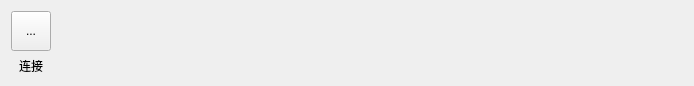
<?xml version="1.0" encoding="UTF-8"?>
<ui version="4.0">
 <class>HscCurveCompareAction</class>
 <widget class="QWidget" name="HscCurveCompareAction">
  <property name="geometry">
   <rect>
    <x>0</x>
    <y>0</y>
    <width>694</width>
    <height>78</height>
   </rect>
  </property>
  <property name="windowTitle">
   <string>Form</string>
  </property>
  <layout class="QHBoxLayout" name="horizontalLayout">
   <item>
    <layout class="QVBoxLayout" name="verticalLayout_2">
     <property name="spacing">
      <number>6</number>
     </property>
     <item alignment="Qt::AlignHCenter">
      <widget class="QToolButton" name="tBtn_connect">
       <property name="minimumSize">
        <size>
         <width>40</width>
         <height>40</height>
        </size>
       </property>
       <property name="maximumSize">
        <size>
         <width>40</width>
         <height>40</height>
        </size>
       </property>
       <property name="layoutDirection">
        <enum>Qt::LeftToRight</enum>
       </property>
       <property name="text">
        <string>...</string>
       </property>
      </widget>
     </item>
     <item>
      <widget class="QLabel" name="label_2">
       <property name="text">
        <string>连接</string>
       </property>
       <property name="alignment">
        <set>Qt::AlignCenter</set>
       </property>
      </widget>
     </item>
    </layout>
   </item>
   <item>
    <spacer name="horizontalSpacer">
     <property name="orientation">
      <enum>Qt::Horizontal</enum>
     </property>
     <property name="sizeHint" stdset="0">
      <size>
       <width>40</width>
       <height>20</height>
      </size>
     </property>
    </spacer>
   </item>
  </layout>
 </widget>
 <resources/>
 <connections/>
</ui>
